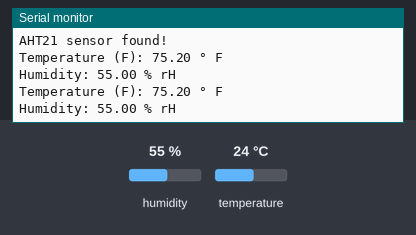
A sketch run on a simulated Arduino Uno, built with avr-gcc and run on an emulated ATmega328P. Shown: the last lines printed to the serial monitor. The inputs (shaded band) are chosen by the test bench; at power-on: humidity 55 %, temperature 24 °C.

Above: at 10.9 s.
11.0 s: humidity set to 22 %
At 20.9 s:
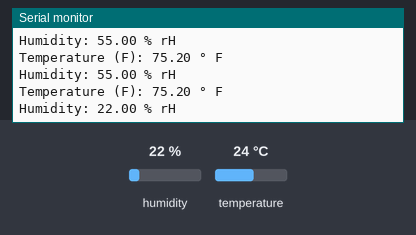
21.1 s: temperature set to 12 °C
At 30.8 s:
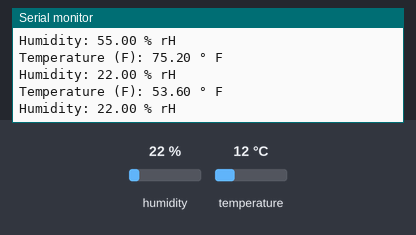
31.2 s: humidity set to 40 %
At 41.4 s:
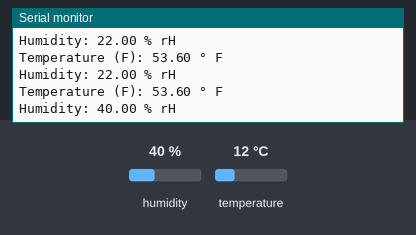
Timing chart, 0 to 42.9 s (numbered marks = the images above; inputs shaded):
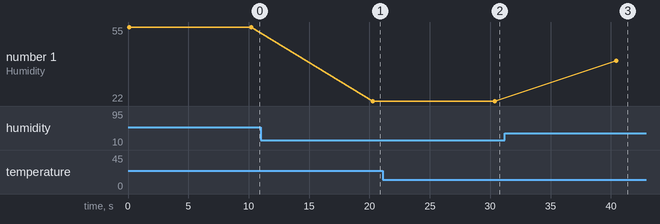

The sketch:

aht_Sensor.ino
```cpp
#include <Wire.h>
#include <Adafruit_AHTX0.h> // Include the AHT21 sensor library

Adafruit_AHTX0 aht; // Create a sensor object instance

void setup() {
  Serial.begin(9600); // Initialize serial communication
  Serial.println("AHT21 Fahrenheit Conversion Test");

  if (!aht.begin()) {
    Serial.println("Could not find AHT? Check wiring");
    while (1); // Halt the program if the sensor isn't found
  }
  Serial.println("AHT21 sensor found!");
}

void loop() {
  // Read temperature and humidity from AHT21
  sensors_event_t humidity, temp;
  aht.getEvent(&humidity, &temp); // Populate temp and humidity objects with fresh data

  // The library usually provides the temperature in Celsius in temp.temperature
  float tempC = temp.temperature;

  // *** PLACE YOUR CONVERSION CODE HERE ***
  float tempF = (tempC * 1.8) + 32;   // Convert to Fahrenheit

  // Print the results to the Serial Monitor
  //Serial.print("Temperature (C): ");
  //Serial.print(tempC);
  //Serial.println(" ° C");

  Serial.print("Temperature (F): ");
  Serial.print(tempF);
  Serial.println(" ° F");

  Serial.println();
  Serial.print("Humidity: ");
  Serial.print(humidity.relative_humidity);
  Serial.println(" % rH");

  delay(10000); // Wait 2 seconds before the next reading
}
```

Measured:
- after the input at 11.0 s, the serial monitor: prints a new line after 9.3 s (image 1)
- after the input at 21.1 s, the serial monitor: prints a new line after 9.2 s (image 2)
- after the input at 31.2 s, the serial monitor: prints a new line after 9.2 s (image 3)
- plotted number 1: 55 → 22 after the input at 11.0 s, 22 → 40 after the input at 31.2 s
